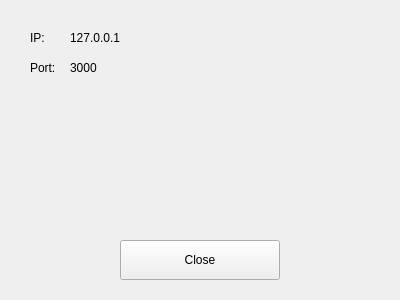
<?xml version="1.0" encoding="UTF-8"?>
<ui version="4.0">
 <class>Server</class>
 <widget class="QWidget" name="Server">
  <property name="geometry">
   <rect>
    <x>0</x>
    <y>0</y>
    <width>400</width>
    <height>300</height>
   </rect>
  </property>
  <property name="sizePolicy">
   <sizepolicy hsizetype="Fixed" vsizetype="Fixed">
    <horstretch>0</horstretch>
    <verstretch>0</verstretch>
   </sizepolicy>
  </property>
  <property name="minimumSize">
   <size>
    <width>400</width>
    <height>300</height>
   </size>
  </property>
  <property name="maximumSize">
   <size>
    <width>400</width>
    <height>300</height>
   </size>
  </property>
  <property name="windowTitle">
   <string>Server</string>
  </property>
  <widget class="QLabel" name="label">
   <property name="geometry">
    <rect>
     <x>30</x>
     <y>30</y>
     <width>19</width>
     <height>16</height>
    </rect>
   </property>
   <property name="text">
    <string>IP: </string>
   </property>
  </widget>
  <widget class="QPushButton" name="pushButtonForClose">
   <property name="geometry">
    <rect>
     <x>120</x>
     <y>240</y>
     <width>160</width>
     <height>40</height>
    </rect>
   </property>
   <property name="sizePolicy">
    <sizepolicy hsizetype="Fixed" vsizetype="Fixed">
     <horstretch>0</horstretch>
     <verstretch>0</verstretch>
    </sizepolicy>
   </property>
   <property name="cursor">
    <cursorShape>ArrowCursor</cursorShape>
   </property>
   <property name="text">
    <string>Close</string>
   </property>
  </widget>
  <widget class="QLabel" name="label_2">
   <property name="geometry">
    <rect>
     <x>30</x>
     <y>60</y>
     <width>29</width>
     <height>16</height>
    </rect>
   </property>
   <property name="text">
    <string>Port:</string>
   </property>
  </widget>
  <widget class="QLabel" name="labelForIP">
   <property name="geometry">
    <rect>
     <x>70</x>
     <y>30</y>
     <width>120</width>
     <height>16</height>
    </rect>
   </property>
   <property name="text">
    <string>127.0.0.1</string>
   </property>
  </widget>
  <widget class="QLabel" name="labelForPort">
   <property name="geometry">
    <rect>
     <x>70</x>
     <y>60</y>
     <width>120</width>
     <height>16</height>
    </rect>
   </property>
   <property name="text">
    <string>3000</string>
   </property>
  </widget>
 </widget>
 <resources/>
 <connections/>
</ui>
